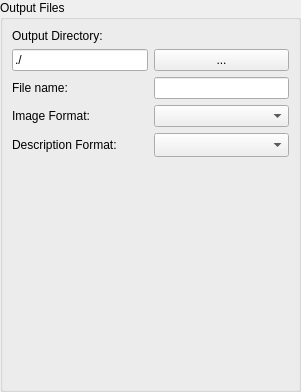
<?xml version="1.0" encoding="UTF-8"?>
<ui version="4.0">
 <class>OutputFrame</class>
 <widget class="QWidget" name="OutputFrame">
  <property name="geometry">
   <rect>
    <x>0</x>
    <y>0</y>
    <width>301</width>
    <height>392</height>
   </rect>
  </property>
  <property name="sizePolicy">
   <sizepolicy hsizetype="Preferred" vsizetype="Preferred">
    <horstretch>0</horstretch>
    <verstretch>0</verstretch>
   </sizepolicy>
  </property>
  <property name="windowTitle">
   <string>Frame</string>
  </property>
  <property name="locale">
   <locale language="English" country="UnitedStates"/>
  </property>
  <layout class="QGridLayout" name="gridLayout">
   <property name="sizeConstraint">
    <enum>QLayout::SetMinimumSize</enum>
   </property>
   <property name="leftMargin">
    <number>0</number>
   </property>
   <property name="topMargin">
    <number>0</number>
   </property>
   <property name="rightMargin">
    <number>0</number>
   </property>
   <property name="bottomMargin">
    <number>0</number>
   </property>
   <item row="2" column="0" colspan="2">
    <widget class="QGroupBox" name="groupBox">
     <property name="title">
      <string>Output Files</string>
     </property>
     <layout class="QGridLayout" name="gridLayout_4">
      <item row="3" column="0">
       <widget class="QLabel" name="label_5">
        <property name="enabled">
         <bool>true</bool>
        </property>
        <property name="text">
         <string>Image Format:</string>
        </property>
       </widget>
      </item>
      <item row="4" column="1">
       <widget class="QComboBox" name="comboBoxImageFormat">
        <property name="sizeAdjustPolicy">
         <enum>QComboBox::AdjustToMinimumContentsLengthWithIcon</enum>
        </property>
        <property name="frame">
         <bool>true</bool>
        </property>
       </widget>
      </item>
      <item row="1" column="0">
       <widget class="QLineEdit" name="lineEditPath">
        <property name="text">
         <string>./</string>
        </property>
        <property name="readOnly">
         <bool>true</bool>
        </property>
       </widget>
      </item>
      <item row="0" column="0">
       <widget class="QLabel" name="label">
        <property name="text">
         <string>Output Directory:</string>
        </property>
       </widget>
      </item>
      <item row="1" column="1">
       <widget class="QPushButton" name="pushButtonSelectPath">
        <property name="text">
         <string notr="true">...</string>
        </property>
       </widget>
      </item>
      <item row="2" column="0">
       <widget class="QLabel" name="label_2">
        <property name="text">
         <string>File name:</string>
        </property>
        <property name="buddy">
         <cstring>lineEditImageFilename</cstring>
        </property>
       </widget>
      </item>
      <item row="2" column="1">
       <widget class="QLineEdit" name="lineEditImageFilename"/>
      </item>
      <item row="3" column="1">
       <widget class="QComboBox" name="comboBoxDescriptionType">
        <property name="enabled">
         <bool>true</bool>
        </property>
       </widget>
      </item>
      <item row="4" column="0">
       <widget class="QLabel" name="label_3">
        <property name="text">
         <string>Description Format:</string>
        </property>
        <property name="buddy">
         <cstring>comboBoxImageFormat</cstring>
        </property>
       </widget>
      </item>
      <item row="5" column="0">
       <spacer name="verticalSpacer">
        <property name="orientation">
         <enum>Qt::Vertical</enum>
        </property>
        <property name="sizeHint" stdset="0">
         <size>
          <width>20</width>
          <height>20</height>
         </size>
        </property>
       </spacer>
      </item>
     </layout>
    </widget>
   </item>
  </layout>
 </widget>
 <resources/>
 <connections/>
</ui>
